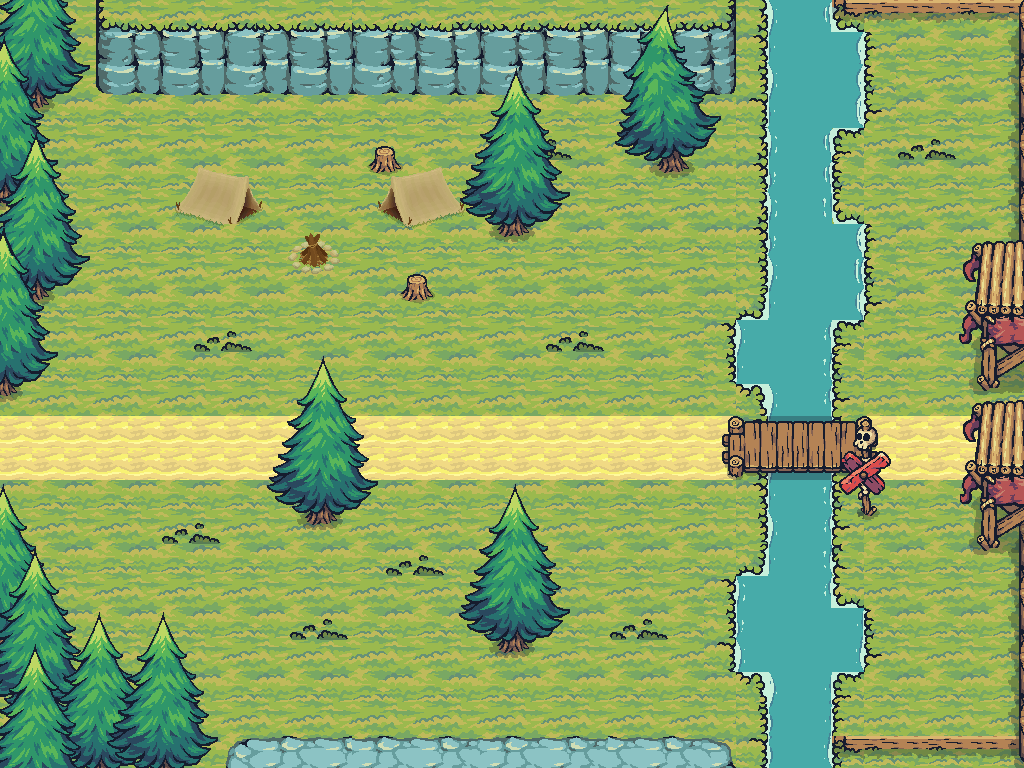

The image is a tile-based game level rendered from a .tmx file. Its description and source (layers, tilesets, objects; grid data summarised) follow:
An orthogonal 32x24 tile map with 32x32 px tiles, 16 tile layers (background1, background2, background3, background4, ...), 12 tilesets and 33 objects (2x Exits).

<map version="1.10" tiledversion="1.10.2" orientation="orthogonal" renderorder="right-down" width="32" height="24" tilewidth="32" tileheight="32" infinite="0" nextlayerid="18" nextobjectid="53">
 <properties>
  <property name="doorID" type="int" value="17" />
  <property name="numberOfEnemies" type="int" value="3" />
 </properties>
 <tileset firstgid="1" source="groundTinySword.tsx" />
 <tileset firstgid="161" source="waterTinySword.tsx" />
 <tileset firstgid="165" source="foamTinySword.tsx" />
 <tileset firstgid="453" source="bridgeTinySword.tsx" />
 <tileset firstgid="501" source="shadowsTinySword.tsx" />
 <tileset firstgid="537" source="elevationTinySword.tsx" />
 <tileset firstgid="665" source="treesTinySword.tsx" />
 <tileset firstgid="1097" source="assetsSummerPlains.tsx" />
 <tileset firstgid="1529" source="towerRedGoblin.tsx" />
 <tileset firstgid="1721" source="towerConstructGoblin.tsx" />
 <tileset firstgid="1769" source="castleConstruct.tsx" />
 <tileset firstgid="1849" source="signSkull.tsx" />
 <group id="12" name="background">
  <layer id="1" name="background1" width="32" height="24">
   <data>[768 cells, 768 non-empty, 21 distinct tile ids]</data>
  </layer>
  <layer id="2" name="background2" width="32" height="24">
   <data>[768 cells, 188 non-empty, 59 distinct tile ids]</data>
  </layer>
  <layer id="3" name="background3" width="32" height="24">
   <data>[768 cells, 72 non-empty, 20 distinct tile ids]</data>
  </layer>
  <layer id="15" name="background4" width="32" height="24">
   <data>[768 cells, 66 non-empty, 40 distinct tile ids]</data>
  </layer>
  <layer id="22" name="background5" width="32" height="24">
   <data>[768 cells, 16 non-empty, 2 distinct tile ids]</data>
  </layer>
 </group>
 <group id="11" name="foreground">
  <layer id="16" name="5" width="32" height="24">
   <properties>
    <property name="z" type="int" value="5" />
   </properties>
   <data>[768 cells, 28 non-empty, 28 distinct tile ids]</data>
  </layer>
  <layer id="4" name="6" width="32" height="24">
   <properties>
    <property name="z" type="int" value="6" />
   </properties>
   <data>[768 cells, 46 non-empty, 30 distinct tile ids]</data>
  </layer>
  <layer id="18" name="7" width="32" height="24">
   <properties>
    <property name="z" type="int" value="7" />
   </properties>
   <data>[768 cells, 24 non-empty, 24 distinct tile ids]</data>
  </layer>
  <layer id="20" name="9" width="32" height="24">
   <properties>
    <property name="z" type="int" value="9" />
   </properties>
   <data>[768 cells, 22 non-empty, 22 distinct tile ids]</data>
  </layer>
  <layer id="19" name="11" width="32" height="24">
   <properties>
    <property name="z" type="int" value="11" />
   </properties>
   <data>[768 cells, 12 non-empty, 12 distinct tile ids]</data>
  </layer>
  <layer id="21" name="12" width="32" height="24">
   <properties>
    <property name="z" type="int" value="12" />
   </properties>
   <data>[768 cells, 12 non-empty, 12 distinct tile ids]</data>
  </layer>
  <layer id="13" name="16" width="32" height="24">
   <properties>
    <property name="z" type="int" value="16" />
   </properties>
   <data>[768 cells, 44 non-empty, 44 distinct tile ids]</data>
  </layer>
  <layer id="17" name="20" width="32" height="24">
   <properties>
    <property name="z" type="int" value="20" />
   </properties>
   <data>[768 cells, 24 non-empty, 24 distinct tile ids]</data>
  </layer>
  <layer id="6" name="22" width="32" height="24">
   <properties>
    <property name="z" type="int" value="22" />
   </properties>
   <data>[768 cells, 31 non-empty, 24 distinct tile ids]</data>
  </layer>
  <layer id="5" name="23b" width="32" height="24">
   <properties>
    <property name="z" type="int" value="23" />
   </properties>
   <data>[768 cells, 48 non-empty, 39 distinct tile ids]</data>
  </layer>
  <layer id="7" name="23" width="32" height="24">
   <properties>
    <property name="z" type="int" value="23" />
   </properties>
   <data>[768 cells, 51 non-empty, 32 distinct tile ids]</data>
  </layer>
 </group>
 <group id="14" name="objects">
  <objectgroup id="10" name="exits">
   <object id="2" name="exitWest" type="Exits" x="2.01664" y="408.37" width="25.208" height="78.649">
    <properties>
     <property name="connectToMap" value="maps/map10.tmx" />
     <property name="x" type="float" value="2496" />
     <property name="y" type="float" value="1024" />
    </properties>
   </object>
   <object id="23" name="exitEast" type="Exits" x="1009.33" y="374.087" width="15.1248" height="128.056">
    <properties>
     <property name="connectToMap" value="maps/map03.tmx" />
     <property name="x" type="float" value="50" />
     <property name="y" type="float" value="378" />
    </properties>
   </object>
  </objectgroup>
  <objectgroup id="16" name="simpleEnemy">
   <object id="46" x="608" y="256" width="32" height="32" />
   <object id="47" x="608" y="512" width="32" height="32" />
   <object id="48" x="192" y="256" width="32" height="32" />
   <object id="49" x="256" y="576" width="32" height="32" />
   <object id="50" x="367" y="543" />
  </objectgroup>
  <objectgroup id="8" name="obj">
   <object id="15" x="1011.35" y="26.2163" width="11.0915" height="228.888" />
   <object id="16" x="979.079" y="241.997" width="45.3744" height="138.14" />
   <object id="17" x="979.079" y="479.961" width="46.3827" height="64.5325" />
   <object id="20" x="1013.36" y="532.393" width="12.0998" height="211.748" />
   <object id="24" x="655.171" y="154.121" width="36.2334" height="19.2167" />
   <object id="41" x="493.839" y="216.637" width="33.2084" height="20.225" />
   <object id="42" x="496.864" y="634.082" width="34.2167" height="18.2084" />
   <object id="45" x="303.267" y="506.025" width="34.2167" height="18.2084" />
   <object id="25" x="768" y="0" width="64" height="416" />
   <object id="26" x="832" y="32" width="32" height="96" />
   <object id="28" x="832" y="224" width="32" height="96" />
   <object id="29" x="736" y="320" width="32" height="64" />
   <object id="30" x="768" y="480" width="64" height="96" />
   <object id="31" x="736" y="576" width="96" height="96" />
   <object id="32" x="832" y="608" width="32" height="64" />
   <object id="33" x="768" y="672" width="64" height="96" />
   <object id="34" x="832" y="736" width="192" height="32" />
   <object id="35" x="832" y="0" width="192" height="32" />
   <object id="36" x="32" y="736" width="736" height="32" />
   <object id="38" x="0" y="480" width="32" height="288" />
   <object id="39" x="0" y="0" width="32" height="416" />
   <object id="40" x="32" y="0" width="736" height="96" />
   <object id="43" x="301.488" y="246.03" width="25.208" height="20.1664" />
   <object id="46" x="188.556" y="193.598" width="67.5575" height="25.208" />
   <object id="47" x="383.162" y="193.598" width="72.5991" height="27.2247" />
  </objectgroup>
  <objectgroup id="17" name="door">
   <object id="51" x="768" y="416" width="64" height="64" />
  </objectgroup>
 </group>
</map>
